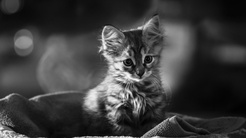
#> input picture assets/cat.jpg, 246 x 138 px, shrunk from 1920 x 1080 before the run
$ python ex3.py
#> lines starting #> are read from the running program, lines starting #| are printed output that depends on the picture; long printed decimals are rounded
import pathlib
from PIL import Image, ImageFilter
import numpy as np
import math
from tqdm import tqdm
import cv2
import random
import scipy

script_location = pathlib.Path(__file__)
assets = script_location.parent.joinpath("../assets/")
results = script_location.parent.joinpath("../results/")

CAT = Image.open(assets.joinpath("cat.jpg"))
#> CAT is the input picture: PIL image 246x138 RGB; min 0, max 255, mean 60
RICE = Image.open(assets.joinpath("rice.jpg"))
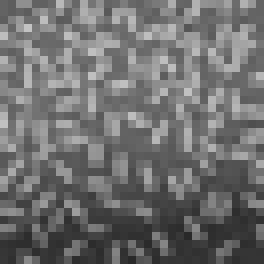
#> input picture assets/rice.jpg, 33 x 33 px, shrunk from 256 x 256 before the run (shown 8 times larger)
#> RICE is the input picture: PIL image 33x33 RGB; min 41, max 195, mean 111.2
TEST = Image.open(assets.joinpath("testnoise.jpg"))
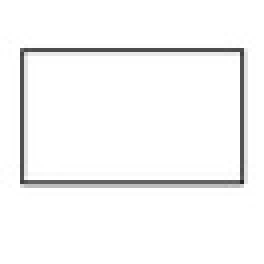
#> input picture assets/testnoise.jpg, 66 x 66 px, shrunk from 512 x 512 before the run (shown 4 times larger)
#> TEST is the input picture: PIL image 66x66 RGB; min 40, max 255, mean 246.4
FUJI = Image.open(assets.joinpath("fuji.jpg"))
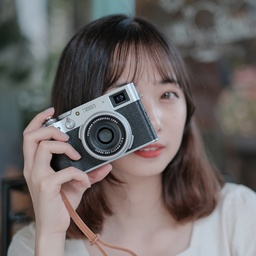
#> input picture assets/fuji.jpg, 256 x 256 px, shrunk from 2000 x 2000 before the run
#> FUJI is the input picture: PIL image 256x256 RGB; mean R, G, B 109.1, 102.7, 101.7
LYNCH = Image.open(assets.joinpath("david-lynch.jpg"))
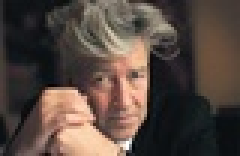
#> input picture assets/david-lynch.jpg, 80 x 52 px, shrunk from 627 x 408 before the run (shown 3 times larger)
#> LYNCH is the input picture: PIL image 80x52 RGB; mean R, G, B 85.9, 72.1, 64.7
# [4 lines of commented-out code are left out]


def is_contaminated(percent):
    return random.randrange(100) < percent


def add_salt_and_pepper_noise(img, contamination_percentage):
    i = img.copy()
    width, height = i.size
    higher = 0
    lower = 256

    for w in tqdm(range(width)):
        for h in range(height):
            if is_contaminated(contamination_percentage/2):
                i.putpixel((w, h), (255, 255, 255))
            if is_contaminated(contamination_percentage/2):
                i.putpixel((w, h), (0, 0, 0))

    return i


def add_gaussian_noise(img):
    i = img
    i = np.array(i)
    w, h, c = i.shape

    noise = np.random.normal(0, 0.1**0.5, (w, h, c))
    noise.reshape(w, h, c)
    i = i + noise
    return Image.fromarray(i.astype('uint8'))


def add_both_noises(img, sp):
    img2 = img.copy()
    img2 = add_gaussian_noise(img2)
    img2 = add_salt_and_pepper_noise(img2, sp)
    return img2


def ftAlphaTrimmedMean(image):
    # deep copy
    img = image.copy()
    img = Image.fromarray(img.astype('uint8'))
    img = img.convert('HSV')
    img = np.array(img)
    # Get image height and width
    height, width, c = image.shape

    height = height-1
    width = width-1

    p = 0

    # loop through
    for i in tqdm(range(1, height)):
        for j in range(1, width):
            arr = []

            p = image[i-1][j-1][2]
            arr.append(p)

            p = image[i-1][j][2]
            arr.append(p)

            p = image[i-1][j+1][2]
            arr.append(p)

            p = image[i][j-1][2]
            arr.append(p)

            p = image[i][j][2]
            arr.append(p)

            p = image[i][j+1][2]
            arr.append(p)

            p = image[i+1][j-1][2]
            arr.append(p)

            p = image[i+1][j][2]
            arr.append(p)

            p = image[i+1][j+1][2]
            arr.append(p)

            arr = np.sort(arr)

            middle = int((len(arr)-1)/2)

            total = 0

            total += arr[middle-2]
            total += arr[middle-1]
            total += arr[middle]
            total += arr[middle+1]
            total += arr[middle+2]

            total = total/5

            # set pixel value back to image
            img[i][j][2] = int(total)


    img = Image.fromarray(img.astype('uint8'), mode='HSV')
    img = img.convert('RGB')
    img = np.array(img)

    return img


def snr(reference, test):
    h, w = reference.shape
    reference = reference.copy().astype('float')
    test = test.copy().astype('float')
    sum1 = 0
    sum2 = 0
    for y in tqdm(range(h)):
        for x in range(w):
            sum1 += (reference[y][x] ** 2)
            sum2 += ((reference[y][x] - test[y][x]) ** 2)
    r = sum1 / sum2
    return 10 * np.log10(r)


def psnr(reference, test):
    h, w = reference.shape
    reference = reference.copy().astype('float')
    test = test.copy().astype('float')

    term1 = np.max(reference) ** 2
    sum1 = 0
    for y in tqdm(range(h)):
        for x in range(w):
            sum1 += ((reference[y][x] - test[y][x]) ** 2)
    sum1 = sum1/(h*w)
    return 10 * np.log10(term1/sum1)


def unsharp_2(img, radius=2, percent=150):
    im2 = Image.fromarray(img.astype('uint8'))
    im2 = im2.filter(ImageFilter.UnsharpMask(radius=radius, percent=percent))
    im2 = np.array(im2)
    return im2


img = add_both_noises(FUJI, 0.1)
img.save(results.joinpath('fuji-noised.jpg'))

img2 = ftAlphaTrimmedMean(np.array(img))
#> in ftAlphaTrimmedMean, `img = img.convert('HSV')`: img: PIL image 256x256 HSV; mean H, S, V 77, 40.8, 113.6
#> after the loop in ftAlphaTrimmedMean, `for i in tqdm(range(1, height)):`:
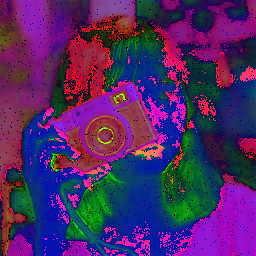
#> img: shape (256, 256, 3); mean R, G, B 77, 40.8, 101
img2 = Image.fromarray(img2.astype(np.uint8))
img2.save(results.joinpath('filtered-fuji.jpg'))

snr_v = snr(np.array(img.convert('L')), np.array(img2.convert('L')))
#> in snr, `test = test.copy().astype('float')`:
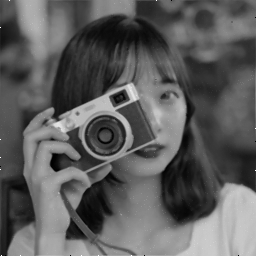
#> test: shape (256, 256) float64; min 0, max 255, mean 93.4
#> after the loop in snr, `for y in tqdm(range(h)):`: sum1 = 907397378; sum2 = 40027858
#> in snr, `r = sum1 / sum2`: r = 22.67
#> snr_v = 13.55
psnr_v = psnr(np.array(img.convert('L')), np.array(img2.convert('L')))
#> in psnr, `term1 = np.max(reference) ** 2`: term1 = 65025
#> after the loop in psnr, `for y in tqdm(range(h)):`: sum1 = 40027858
#> in psnr, `sum1 = sum1/(h*w)`: sum1 = 610.8
#> psnr_v = 20.27
print(f'SNR: {snr_v}')
#| SNR: 13.554
print(f'PSNR: {psnr_v}')
#| PSNR: 20.272

img3 = np.array(FUJI)
img3 = unsharp_2(img3)
img3 = Image.fromarray(img3.astype('uint8')).save(
    results.joinpath('unsharped-fuji.jpg'))

img = add_both_noises(LYNCH, 0.1)
img.save(results.joinpath('lynch-noised.jpg'))

img2 = ftAlphaTrimmedMean(np.array(img))
#> in ftAlphaTrimmedMean (call 2), `img = img.convert('HSV')`: img: PIL image 80x52 HSV; mean H, S, V 71.2, 66.2, 87.9
img2 = Image.fromarray(img2.astype(np.uint8))
img2.save(results.joinpath('filtered-lynch.jpg'))

snr_v = snr(np.array(img.convert('L')), np.array(img2.convert('L')))
#> snr_v = 8.58
psnr_v = psnr(np.array(img.convert('L')), np.array(img2.convert('L')))
#> psnr_v = 17.01
print(f'SNR: {snr_v}')
#| SNR: 8.581
print(f'PSNR: {psnr_v}')
#| PSNR: 17.015

img3 = np.array(LYNCH)
img3 = unsharp_2(img3)
img3 = Image.fromarray(img3.astype('uint8')).save(results.joinpath('unsharped-lynch.jpg'))
img3 = np.array(LYNCH)
img3 = unsharp_2(img3, percent=200)
#> call 3 of unsharp_2, with radius = 2, percent = 200
#> in unsharp_2 (call 3), `im2 = im2.filter(ImageFilter.UnsharpMask(radius=radius, percent=percen..`:
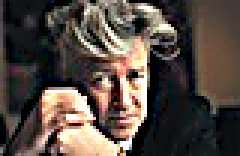
#> im2: PIL image 80x52 RGB (shown 3 times larger); mean R, G, B 84.6, 73.9, 67
img3 = Image.fromarray(img3.astype('uint8')).save(results.joinpath('unsharped-lynch2.jpg'))
